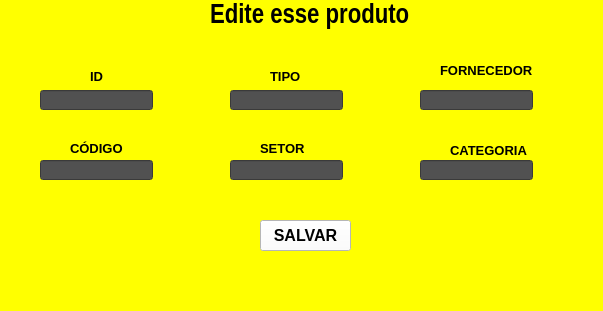
<?xml version="1.0" encoding="UTF-8"?>
<ui version="4.0">
 <class>MainWindow</class>
 <widget class="QMainWindow" name="MainWindow">
  <property name="geometry">
   <rect>
    <x>0</x>
    <y>0</y>
    <width>603</width>
    <height>311</height>
   </rect>
  </property>
  <property name="windowTitle">
   <string>MainWindow</string>
  </property>
  <property name="styleSheet">
   <string notr="true">background-color: rgb(255, 255, 0);</string>
  </property>
  <widget class="QWidget" name="centralwidget">
   <widget class="QLabel" name="label">
    <property name="geometry">
     <rect>
      <x>210</x>
      <y>0</y>
      <width>201</width>
      <height>31</height>
     </rect>
    </property>
    <property name="font">
     <font>
      <family>Arial Narrow</family>
      <pointsize>20</pointsize>
      <weight>75</weight>
      <italic>false</italic>
      <bold>true</bold>
     </font>
    </property>
    <property name="text">
     <string>Edite esse produto</string>
    </property>
   </widget>
   <widget class="QLabel" name="label_2">
    <property name="geometry">
     <rect>
      <x>90</x>
      <y>70</y>
      <width>47</width>
      <height>13</height>
     </rect>
    </property>
    <property name="font">
     <font>
      <pointsize>10</pointsize>
      <weight>75</weight>
      <bold>true</bold>
     </font>
    </property>
    <property name="text">
     <string>ID</string>
    </property>
   </widget>
   <widget class="QLineEdit" name="lineEdit">
    <property name="geometry">
     <rect>
      <x>40</x>
      <y>90</y>
      <width>113</width>
      <height>20</height>
     </rect>
    </property>
    <property name="styleSheet">
     <string notr="true">background-color: rgb(81, 81, 81);
color: rgb(250, 247, 255);</string>
    </property>
   </widget>
   <widget class="QLineEdit" name="lineEdit_2">
    <property name="geometry">
     <rect>
      <x>40</x>
      <y>160</y>
      <width>113</width>
      <height>20</height>
     </rect>
    </property>
    <property name="styleSheet">
     <string notr="true">background-color: rgb(81, 81, 81);
color: rgb(250, 247, 255);</string>
    </property>
   </widget>
   <widget class="QLineEdit" name="lineEdit_3">
    <property name="geometry">
     <rect>
      <x>230</x>
      <y>90</y>
      <width>113</width>
      <height>20</height>
     </rect>
    </property>
    <property name="styleSheet">
     <string notr="true">background-color: rgb(81, 81, 81);
color: rgb(250, 247, 255);</string>
    </property>
   </widget>
   <widget class="QLineEdit" name="lineEdit_4">
    <property name="geometry">
     <rect>
      <x>230</x>
      <y>160</y>
      <width>113</width>
      <height>20</height>
     </rect>
    </property>
    <property name="styleSheet">
     <string notr="true">background-color: rgb(81, 81, 81);
color: rgb(250, 247, 255);</string>
    </property>
   </widget>
   <widget class="QLineEdit" name="lineEdit_5">
    <property name="geometry">
     <rect>
      <x>420</x>
      <y>90</y>
      <width>113</width>
      <height>20</height>
     </rect>
    </property>
    <property name="styleSheet">
     <string notr="true">background-color: rgb(81, 81, 81);
color: rgb(250, 247, 255);
</string>
    </property>
   </widget>
   <widget class="QLabel" name="label_3">
    <property name="geometry">
     <rect>
      <x>70</x>
      <y>140</y>
      <width>71</width>
      <height>16</height>
     </rect>
    </property>
    <property name="font">
     <font>
      <pointsize>10</pointsize>
      <weight>75</weight>
      <bold>true</bold>
     </font>
    </property>
    <property name="text">
     <string>CÓDIGO</string>
    </property>
   </widget>
   <widget class="QLabel" name="label_4">
    <property name="geometry">
     <rect>
      <x>270</x>
      <y>70</y>
      <width>47</width>
      <height>13</height>
     </rect>
    </property>
    <property name="font">
     <font>
      <pointsize>10</pointsize>
      <weight>75</weight>
      <bold>true</bold>
     </font>
    </property>
    <property name="text">
     <string>TIPO</string>
    </property>
   </widget>
   <widget class="QLabel" name="label_5">
    <property name="geometry">
     <rect>
      <x>260</x>
      <y>140</y>
      <width>61</width>
      <height>16</height>
     </rect>
    </property>
    <property name="font">
     <font>
      <pointsize>10</pointsize>
      <weight>75</weight>
      <bold>true</bold>
     </font>
    </property>
    <property name="text">
     <string>SETOR</string>
    </property>
   </widget>
   <widget class="QLabel" name="label_6">
    <property name="geometry">
     <rect>
      <x>450</x>
      <y>140</y>
      <width>101</width>
      <height>21</height>
     </rect>
    </property>
    <property name="font">
     <font>
      <pointsize>10</pointsize>
      <weight>75</weight>
      <bold>true</bold>
     </font>
    </property>
    <property name="text">
     <string>CATEGORIA</string>
    </property>
   </widget>
   <widget class="QPushButton" name="pushButton">
    <property name="geometry">
     <rect>
      <x>260</x>
      <y>220</y>
      <width>91</width>
      <height>31</height>
     </rect>
    </property>
    <property name="font">
     <font>
      <pointsize>12</pointsize>
      <weight>75</weight>
      <bold>true</bold>
     </font>
    </property>
    <property name="styleSheet">
     <string notr="true">background-color: rgb(255, 255, 255);</string>
    </property>
    <property name="text">
     <string>SALVAR</string>
    </property>
   </widget>
   <widget class="QLabel" name="label_7">
    <property name="geometry">
     <rect>
      <x>440</x>
      <y>60</y>
      <width>101</width>
      <height>21</height>
     </rect>
    </property>
    <property name="font">
     <font>
      <pointsize>10</pointsize>
      <weight>75</weight>
      <bold>true</bold>
     </font>
    </property>
    <property name="text">
     <string>FORNECEDOR</string>
    </property>
   </widget>
   <widget class="QLineEdit" name="lineEdit_6">
    <property name="geometry">
     <rect>
      <x>420</x>
      <y>160</y>
      <width>113</width>
      <height>20</height>
     </rect>
    </property>
    <property name="styleSheet">
     <string notr="true">background-color: rgb(81, 81, 81);
color: rgb(250, 247, 255);</string>
    </property>
   </widget>
  </widget>
  <widget class="QStatusBar" name="statusbar"/>
 </widget>
 <resources/>
 <connections/>
</ui>
